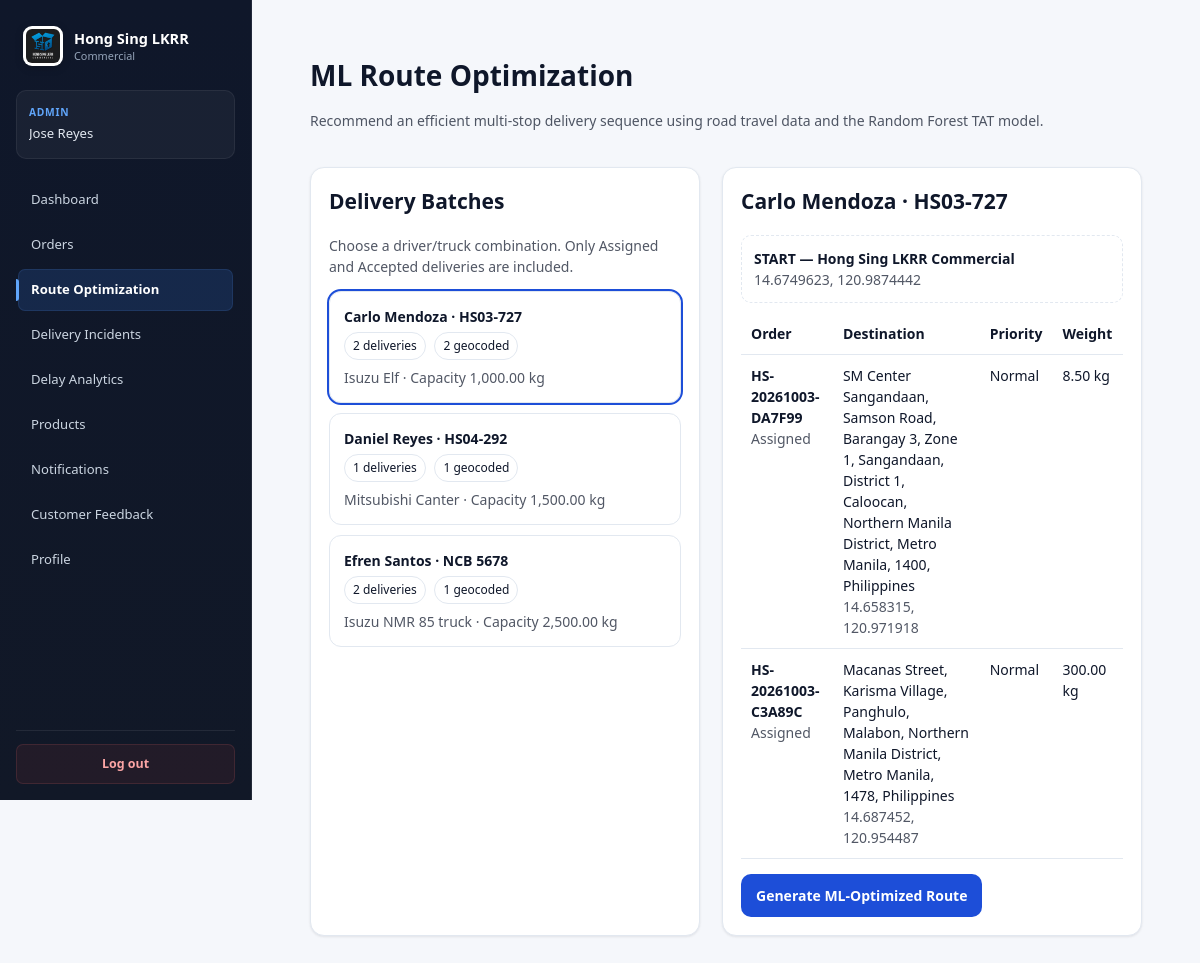
Page /admin/route_optimization.php?driver_id=35&truck_id=33 (signed in) on the committed database.
### tables this page shows
CREATE TABLE `delivery_location` (
  `location_id` int(11) NOT NULL,
  `order_id` int(11) NOT NULL,
  `full_address` varchar(255) NOT NULL,
  `city` varchar(100) NOT NULL,
  `province` varchar(100) NOT NULL,
  `latitude` decimal(10,6) DEFAULT NULL,
  `longitude` decimal(10,6) DEFAULT NULL,
  `contact_person` varchar(100) NOT NULL,
  `contact_number` varchar(20) NOT NULL
);

CREATE TABLE `order` (
  `order_id` int(11) NOT NULL,
  `order_number` varchar(50) NOT NULL,
  `customer_id` int(11) NOT NULL,
  `driver_id` int(11) DEFAULT NULL,
  `truck_id` int(11) DEFAULT NULL,
  `route_id` int(11) DEFAULT NULL,
  `item_description` text NOT NULL,
  `subtotal` decimal(10,2) NOT NULL DEFAULT 0.00,
  `urgent_fee` decimal(10,2) NOT NULL DEFAULT 0.00,
  `total_amount` decimal(10,2) NOT NULL,
  `total_weight` decimal(12,2) NOT NULL DEFAULT 0.00,
  `total_weight_kg` decimal(10,2) NOT NULL DEFAULT 0.00,
  `order_date` date NOT NULL,
  `expected_delivery_date` date DEFAULT NULL,
  `priority_level` enum('Normal','Urgent') NOT NULL DEFAULT 'Normal',
  `completion_status` enum('Pending','Approved','Assigned','Accepted','In Transit','Completed','Cancelled') NOT NULL DEFAULT 'Pending',
  `created_at` datetime NOT NULL DEFAULT current_timestamp(),
  `approved_at` datetime DEFAULT NULL,
  `assigned_at` datetime DEFAULT NULL,
  `accepted_at` datetime DEFAULT NULL,
  `started_at` datetime DEFAULT NULL,
  `completed_at` datetime DEFAULT NULL,
  `cancelled_at` datetime DEFAULT NULL
);

### admin/route_optimization.php (the view, shortened to what this page needs)
<?php
$db = Database::getConnection();
$selectedDriverId = (int)($_GET['driver_id'] ?? $_POST['driver_id'] ?? 0);
$selectedTruckId  = (int)($_GET['truck_id'] ?? $_POST['truck_id'] ?? 0);
function h($value): string {
    return htmlspecialchars((string)$value, ENT_QUOTES, 'UTF-8');
}
$batchStmt = $db->query("SELECT
        o.driver_id, o.truck_id, d.full_name driver_name, d.rating, d.total_deliveries,
        t.plate_number, t.model, t.capacity,
        COUNT(*) order_count,
        SUM(CASE WHEN dl.latitude IS NOT NULL AND dl.longitude IS NOT NULL THEN 1 ELSE 0 END) geocoded_count
    FROM `order` o
    JOIN driver d ON d.driver_id=o.driver_id
    JOIN truck t ON t.truck_id=o.truck_id
    LEFT JOIN delivery_location dl ON dl.order_id=o.order_id
    WHERE o.completion_status IN ('Assigned','Accepted')
      AND o.driver_id IS NOT NULL AND o.truck_id IS NOT NULL
    GROUP BY o.driver_id,o.truck_id,d.full_name,d.rating,d.total_deliveries,t.plate_number,t.model,t.capacity
    ORDER BY d.full_name,t.plate_number");
$batches = $batchStmt->fetchAll(PDO::FETCH_ASSOC);
$selectedBatch = null;
$orders = [];
if ($selectedDriverId > 0 && $selectedTruckId > 0) {
    foreach ($batches as $b) {
        if ((int)$b['driver_id'] === $selectedDriverId && (int)$b['truck_id'] === $selectedTruckId) {
            $selectedBatch = $b; break;
        }
    }
    $stmt = $db->prepare("SELECT o.order_id,o.order_number,o.total_weight_kg,o.priority_level,o.completion_status,
            dl.full_address,dl.city,dl.province,dl.latitude,dl.longitude
        FROM `order` o
        JOIN delivery_location dl ON dl.order_id=o.order_id
        WHERE o.driver_id=? AND o.truck_id=?
          AND o.completion_status IN ('Assigned','Accepted')
          AND dl.latitude IS NOT NULL AND dl.longitude IS NOT NULL
        ORDER BY o.order_id ASC");
    $stmt->execute([$selectedDriverId,$selectedTruckId]);
    $orders = $stmt->fetchAll(PDO::FETCH_ASSOC);
}
?>
<!DOCTYPE html>
<html lang="en">
<head>
<link rel="stylesheet" href="<?= BASE_URL ?>assets/css/theme.css">
<link rel="stylesheet" href="https://unpkg.com/leaflet@1.9.4/dist/leaflet.css">
</head>
<body>
<?php require __DIR__ . '/../includes/header.php'; ?>
<main class="app-main"><div class="route-page">
<div class="page-head"><div><h1>ML Route Optimization</h1><p class="muted">Recommend an efficient multi-stop delivery sequence using road travel data and the Random Forest TAT model.</p></div></div>
<div class="grid">
<aside class="card">
<h2>Delivery Batches</h2>
<p class="muted">Choose a driver/truck combination. Only Assigned and Accepted deliveries are included.</p>
<?php foreach ($batches as $b):
    $active=((int)$b['driver_id']===$selectedDriverId && (int)$b['truck_id']===$selectedTruckId);
?>
<a class="batch <?= $active?'active':'' ?>" href="?driver_id=<?= (int)$b['driver_id'] ?>&truck_id=<?= (int)$b['truck_id'] ?>">
<strong><?= h($b['driver_name']) ?> · <?= h($b['plate_number']) ?></strong>
<span class="badge"><?= (int)$b['order_count'] ?> deliveries</span>
<span class="badge"><?= (int)$b['geocoded_count'] ?> geocoded</span>
<div class="muted" style="margin-top:7px"><?= h($b['model']) ?> · Capacity <?= number_format((float)$b['capacity'],2) ?> kg</div>
</a>
<?php endforeach; ?>
</aside>
<section>
<?php if (!$selectedBatch): ?>
<div class="card empty"><h2>Select a delivery batch</h2><p>Choose a driver and truck from the left to review its stops and generate an optimized route.</p></div>
<?php else: ?>
<div class="card">
<h2><?= h($selectedBatch['driver_name']) ?> · <?= h($selectedBatch['plate_number']) ?></h2>
<div class="warehouse"><strong>START — <?= h(WAREHOUSE_NAME) ?></strong><br><span class="muted">14.6749623, 120.9874442</span></div>
<?php if ($orders): ?>
<table class="orders-table"><thead><tr><th>Order</th><th>Destination</th><th>Priority</th><th>Weight</th></tr></thead><tbody>
<?php foreach($orders as $o): ?><tr><td><strong><?= h($o['order_number']) ?></strong><br><span class="muted"><?= h($o['completion_status']) ?></span></td><td><?= h($o['full_address']) ?><br><span class="muted"><?= h($o['latitude']) ?>, <?= h($o['longitude']) ?></span></td><td><?= h($o['priority_level']) ?></td><td><?= number_format((float)$o['total_weight_kg'],2) ?> kg</td></tr><?php endforeach; ?>
</tbody></table>
<form method="post"><div class="btn-row"><button class="btn" name="optimize_route" value="1">Generate ML-Optimized Route</button></div></form>
<?php else: ?><div class="empty">This batch has no Assigned/Accepted deliveries with valid coordinates.</div><?php endif; ?>
</div>
<?php endif; ?>
</section>
</div></div></main>
</body></html>

### assets/css/theme.css (style rules this page uses)
:root { --color-primary: #1d4ed8; --color-primary-hover: #1e40af; --color-primary-light: #eff6ff; --color-primary-soft: rgba(29, 78, 216, 0.09); --color-accent: #2563eb; --color-accent-hover: #1d4ed8; --color-accent-soft: rgba(37, 99, 235, 0.09); --color-bg: #f5f7fb; --color-bg-deep: #edf1f7; --color-background: #f5f7fb; --color-surface: #ffffff; --color-surface-alt: #f8fafc; --color-border: #e2e8f0; --color-border-strong: #cbd5e1; --color-text-primary: #0f172a; --color-text-secondary: #475569; --color-text-muted: #94a3b8; --sidebar-bg: #0f172a; --sidebar-bg-secondary: #111c30; --sidebar-hover: #172033; --sidebar-active: rgba(59, 130, 246, 0.16); --sidebar-text: #cbd5e1; --sidebar-text-muted: #94a3b8; --sidebar-text-active: #ffffff; --sidebar-border: rgba(255, 255, 255, 0.08); --color-success: #16a34a; --color-success-soft: #f0fdf4; --color-warning: #d97706; --color-warning-soft: #fff7ed; --color-danger: #dc2626; --color-danger-soft: #fef2f2; --color-info: #0284c7; --color-info-soft: #f0f9ff; --shadow-xs: 0 1px 2px rgba(15, 23, 42, 0.04); --shadow-sm: 0 1px 3px rgba(15, 23, 42, 0.06), 0 1px 2px rgba(15, 23, 42, 0.03); --shadow-card: 0 4px 18px rgba(15, 23, 42, 0.055); --shadow-md: 0 10px 30px rgba(15, 23, 42, 0.08); --shadow-lg: 0 20px 50px rgba(15, 23, 42, 0.14); --radius-xs: 5px; --radius-sm: 7px; --radius-md: 10px; --radius-lg: 14px; --radius-xl: 18px; --font-base: "Segoe UI", Inter, system-ui, -apple-system, BlinkMacSystemFont, sans-serif; --sidebar-width: 252px; --content-max-width: 1600px; --overlay-gradient: linear-gradient( 120deg, rgba(15, 23, 42, 0.60) 0%, rgba(15, 23, 42, 0.28) 45%, rgba(15, 23, 42, 0.72) 100% ); }
*, *::before, *::after { box-sizing: border-box; }
html { margin: 0; padding: 0; min-height: 100%; background: var(--color-bg); scroll-behavior: smooth; -webkit-text-size-adjust: 100%; }
body { margin: 0; padding: 0; min-height: 100vh; font-family: var(--font-base); font-size: 14px; line-height: 1.5; background: var(--color-bg); color: var(--color-text-primary); -webkit-font-smoothing: antialiased; -moz-osx-font-smoothing: grayscale; }
body, button, input, select, textarea { font-family: var(--font-base); }
a { color: var(--color-primary); text-decoration: none; transition: color 0.15s ease, background-color 0.15s ease, border-color 0.15s ease, opacity 0.15s ease; }
button, input, select, textarea { font: inherit; }
button { cursor: pointer; }
* { scrollbar-width: thin; scrollbar-color: #cbd5e1 transparent; }
.card { background: var(--color-surface); border: 1px solid var(--color-border); border-radius: var(--radius-lg); box-shadow: var(--shadow-sm); }
.app-main { flex: 1; min-width: 0; padding: 30px 34px 42px; background: var(--color-bg); }
.app-main > * { max-width: var(--content-max-width); margin-left: auto; margin-right: auto; }
.panel, .card, .stat-card { animation: fadeUp 0.22s ease; }

### admin/route_optimization.php (style rules this page uses)
.route-page { max-width:1450px;margin:0 auto;padding:24px }
.page-head { display:flex;justify-content:space-between;gap:18px;align-items:flex-start;margin-bottom:22px }
.page-head h1 { margin:0 0 6px }
.muted { opacity:.72 }
.grid { display:grid;grid-template-columns:minmax(300px,390px) minmax(0,1fr);gap:22px }
.card { background:var(--color-surface);border:1px solid var(--color-border);border-radius:16px;padding:18px }
.card h2,.card h3 { margin-top:0 }
.batch { display:block;padding:14px;border:1px solid var(--color-border);border-radius:12px;margin-bottom:10px;text-decoration:none;color:inherit }
.batch.active { outline:2px solid var(--color-primary) }
.batch strong { display:block;margin-bottom:5px }
.badge { display:inline-block;padding:4px 8px;border-radius:999px;font-size:12px;border:1px solid var(--color-border);margin-right:5px }
.btn { display:inline-flex;align-items:center;justify-content:center;border:0;border-radius:10px;padding:11px 15px;cursor:pointer;text-decoration:none;background:var(--color-primary);color:#fff;font-weight:700 }
.btn-row { display:flex;gap:10px;flex-wrap:wrap;margin-top:15px }
.orders-table { width:100%;border-collapse:collapse }
.orders-table th,.orders-table td { padding:10px;border-bottom:1px solid var(--color-border);text-align:left;vertical-align:top }
.warehouse { padding:12px;border-radius:10px;border:1px dashed var(--color-border);margin-bottom:10px }

### rows in the picture
delivery_location: order.order_number "HS-20261003-DA7F99", order.completion_status "Assigned", full_address "SM Center Sangandaan, Samson Road, Barangay 3, Zone 1, Sangandaan, District 1, Caloocan, Northern Manila District, Metro Manila, 1400, Philippines", latitude "14.658315", longitude "120.971918", order.priority_level "Normal", order.total_weight_kg "8.50"
delivery_location: order.order_number "HS-20261003-C3A89C", order.completion_status "Assigned", full_address "Macanas Street, Karisma Village, Panghulo, Malabon, Northern Manila District, Metro Manila, 1478, Philippines", latitude "14.687452", longitude "120.954487", order.priority_level "Normal", order.total_weight_kg "300.00"

### other values in the picture
currentRole() "ADMIN"
$_SESSION['full_name'] "Jose Reyes"
$item['label'] "Dashboard"
$item['label'] "Orders"
$item['label'] "Route Optimization"
$item['label'] "Delivery Incidents"
$item['label'] "Delay Analytics"
$item['label'] "Products"
$item['label'] "Notifications"
$item['label'] "Customer Feedback"
$item['label'] "Profile"
$b['driver_name'] "Carlo Mendoza"
$b['plate_number'] "HS03-727"
$b['order_count'] "2"
$b['geocoded_count'] "2"
